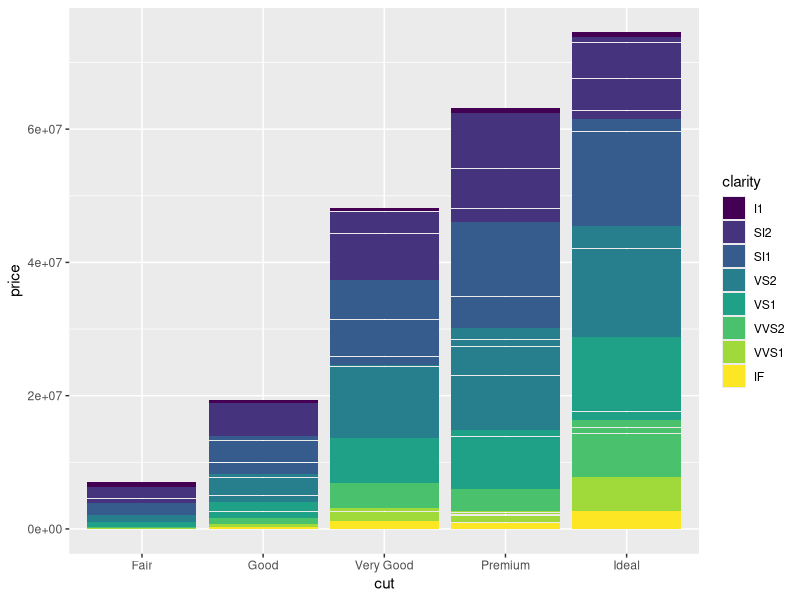
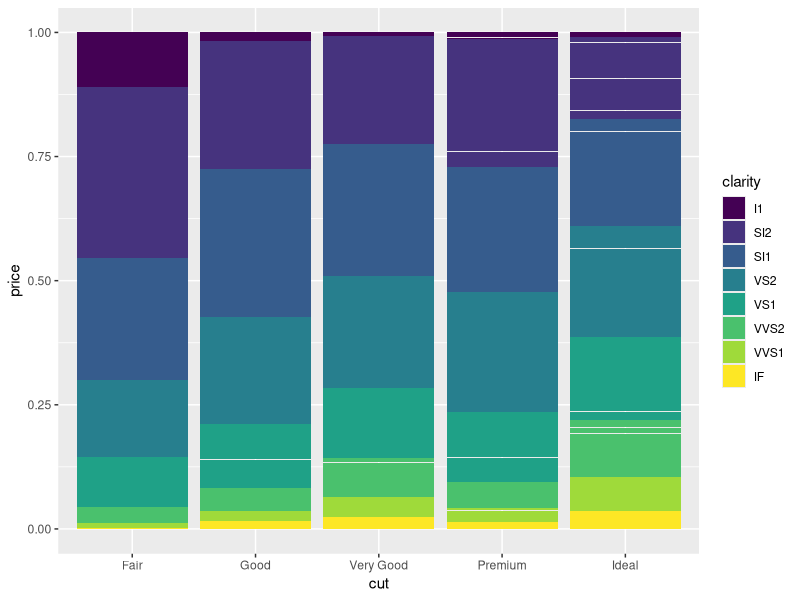
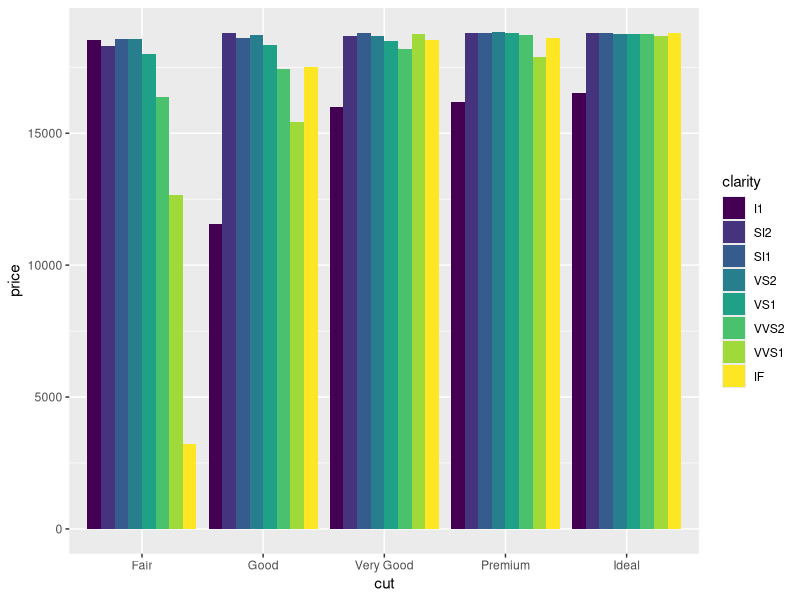
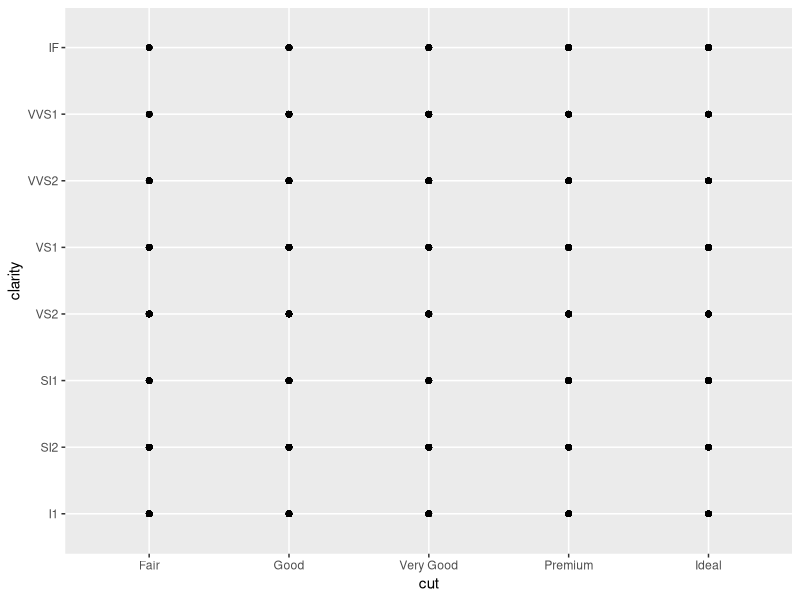
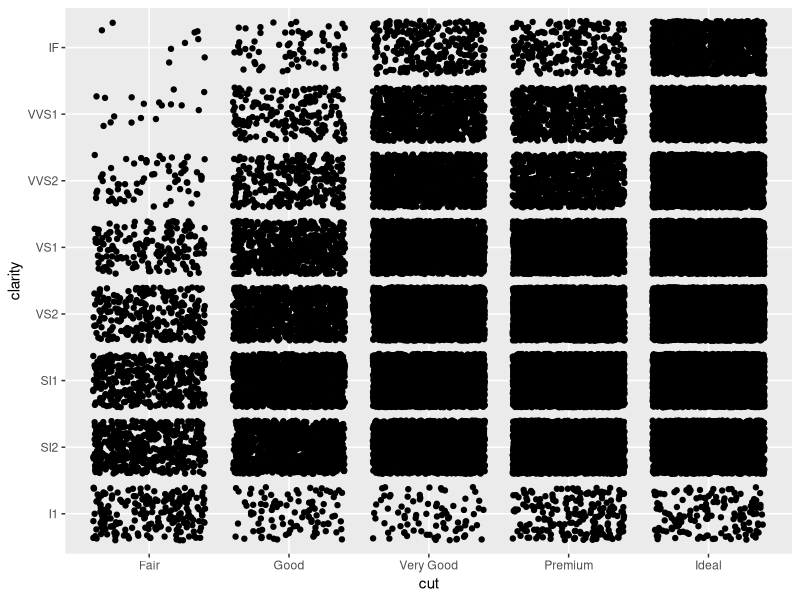
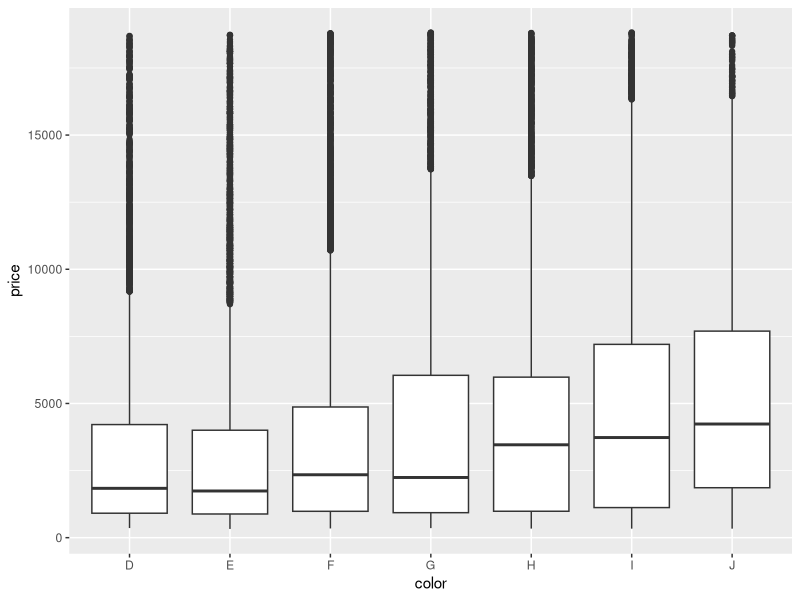
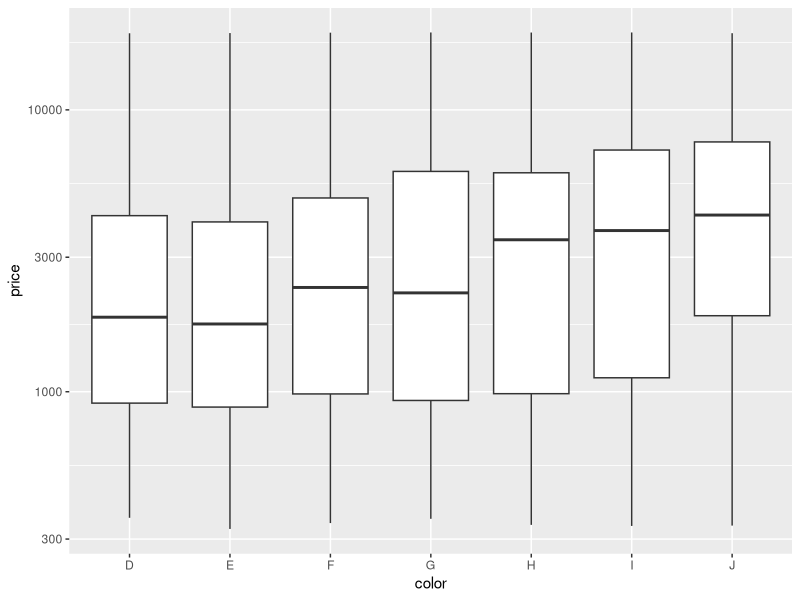
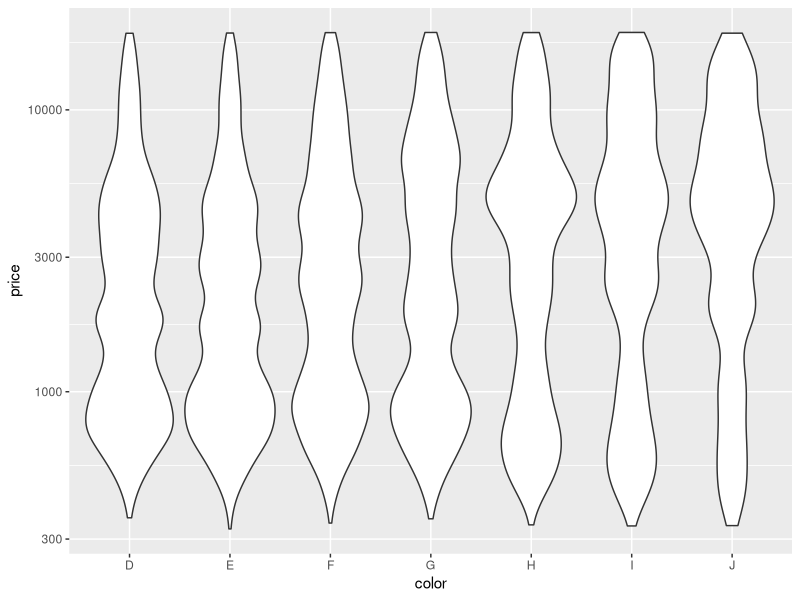

Recreate these plots in R, in order.
# Exercise 2: advanced ggplot2 practice

# Install and load the `ggplot2` package
#install.packages('ggplot2')
library("ggplot2")

# For this exercise you will again be working with the `diamonds` data set.
# Use `?diamonds` to review details about this data set
?diamonds

## Position Adjustments

# Draw a column (bar) chart of diamonds cuts by price, with each bar filled by 
# clarity. You should see a _stacked_ bar chart.
ggplot(data = diamonds) +
  geom_col(mapping = aes(x = cut, y = price, fill = clarity))


# Draw the same chart again, but with each element positioned to "fill" the y axis
ggplot(data = diamonds) +
  geom_col(mapping = aes(x = cut, y = price, fill = clarity), position = "fill")


# Draw the same chart again, but with each element positioned to "dodge" each other
ggplot(data = diamonds) +
  geom_col(mapping = aes(x = cut, y = price, fill = clarity), position = "dodge")


# Draw a plot with point geometry with the x-position mapped to `cut` and the 
# y-position mapped to `clarity`
# This creates a "grid" grouping the points
ggplot(data = diamonds) +
  geom_point(mapping = aes(x = cut, y = clarity))


# Use the "jitter" position adjustment to keep the points from all overlapping!
# (This works a little better with a sample of diamond data, such as from the 
# previous exercise).
ggplot(data = diamonds) +
  geom_point(mapping = aes(x = cut, y = clarity), position = "jitter")



## Scales

# Draw a "boxplot" (with `geom_boxplot`) for the diamond's price (y) by color (x)
ggplot(data = diamonds) +
  geom_boxplot(mapping = aes(x = color, y = price))


# This has a lot of outliers, making it harder to read. To fix this, draw the 
# same plot but with a _logarithmic_ scale for the y axis.
ggplot(data = diamonds) +
  geom_boxplot(mapping = aes(x = color, y = price)) +
  scale_y_log10()


# For another version, draw the same plot but with `violin` geometry instead of 
# `boxplot` geometry!
# How does the logarithmic scale change the data presentation?
ggplot(data = diamonds) +
  geom_violin(mapping = aes(x = color, y = price)) +
  scale_y_log10()


# Another interesting plot: draw a plot of the diamonds price (y) by carat (x), 
# using a heatmap of 2d bins (geom_bin2d)
# What happens when you make the x and y channels scale logarithmically?
ggplot(data = diamonds) +
  geom_bin2d(mapping = aes(x = carat, y = price)) +
  scale_x_log10() +
  scale_y_log10()



# Draw a scatter plot for the diamonds price (y) by carat (x). Color each point
# by the clarity (Remember, this will take a while. Use a sample of the diamonds 
# for faster results)
ggplot(data = diamonds) +
  geom_point(mapping = aes(x = carat, y = price, color = clarity))



# Change the color of the previous plot using a ColorBrewer scale of your choice. 
# What looks nice?

ggplot(data = diamonds) +
  geom_point(mapping = aes(x = carat, y = price, color = clarity)) +
  scale_color_brewer(palette = "Spectral")


## Coordinate Systems

# Draw a bar chart with x-position and fill color BOTH mapped to cut
# For best results, SET the `width` of the geometry to be 1 (fill plot, no space
# between)
# TIP: You can save the plot to a variable for easier modifications
bar <- ggplot(data = diamonds) +
  geom_bar(mapping = aes(x = cut, fill = cut), width = 1)
bar


# Draw the same chart, but with the coordinate system flipped
bar + coord_flip()

# Draw the same chart, but in a polar coordinate system. It's a Coxcomb chart!
bar + coord_polar()


## Facets

# Take the scatter plot of price by carat data (colored by clarity) and add 
# _facets_ based on the diamond's `color`
ggplot(data = diamonds) +
  geom_point(mapping = aes(x = carat, y = price, color = clarity)) +
  scale_color_brewer(palette = "Spectral") +
  facet_wrap(~ color)



## Saving Plots

# Use the `ggsave()` function to save the current (recent) plot to disk.
# Name the output file "my-plot.png".
# Make sure you've set the working directory!!
ggsave("my-plot.png")
